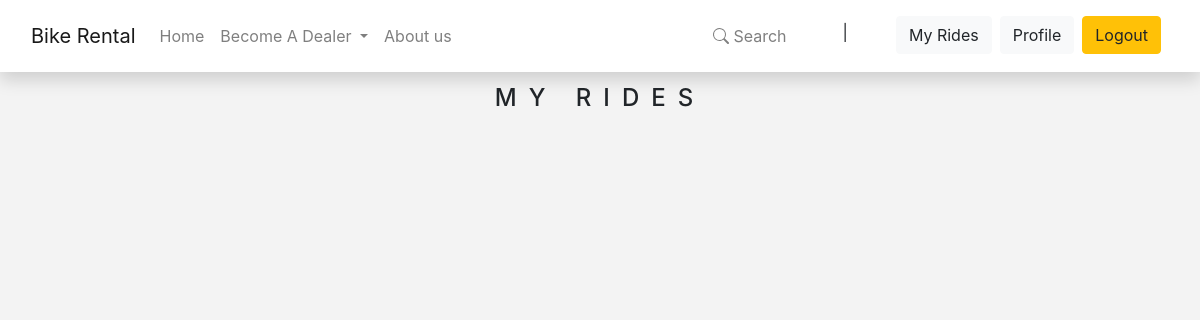
/customer/myrides/ (signed in), run on an earlier commit of the app's database.
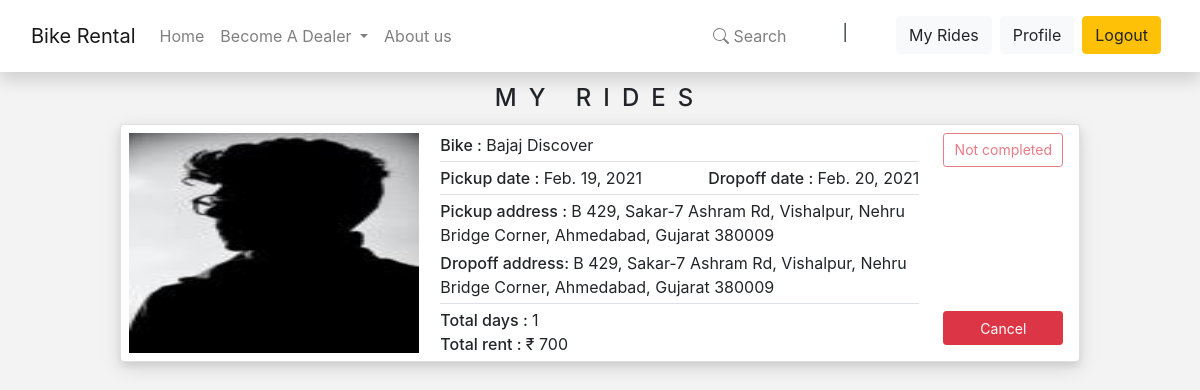
And on a later commit of the database.
### bike/models.py (models this page shows, shortened)
class Booking(models.Model):
    booking_id = models.IntegerField(primary_key=True, auto_created=True)
    bike = models.ForeignKey(Bike,on_delete=models.CASCADE, default='')
    customer = models.ForeignKey('customer.Customer',on_delete=models.CASCADE, default='')
    pickup_date = models.DateField(auto_now=False, auto_now_add=False)
    dropoff_date = models.DateField(auto_now=False, auto_now_add=False)
    is_completed = models.BooleanField(default=False)
    total_days = models.PositiveIntegerField(default=0)
    total_rent = models.PositiveIntegerField(default=0)

class Bike(models.Model):
    bike_id = models.IntegerField(primary_key=True, auto_created=True)
    owner = models.ForeignKey(Dealer, on_delete=models.CASCADE)
    bike_company = models.CharField(max_length=20, default=None)
    bike_model = models.CharField(max_length=30, default=None)
    reg_number = models.CharField(max_length=10, default='')
    seat_capacity = models.DecimalField(decimal_places=0, max_digits=1, default=2)
    bike_location = models.ForeignKey('bikerental.Location', on_delete=models.CASCADE, default='')
    rent_per_day = models.PositiveIntegerField(default=0,max_length=None)
    driven_kms = models.PositiveIntegerField(default=0, max_length=None)
    is_confirmed = models.BooleanField(default=False)
    is_on_halt = models.BooleanField(default=False)
    pickup_add = models.TextField(default='')
    dropoff_add = models.TextField(default='')
    image = models.ImageField(default=None, upload_to='bike_pics')

### customer/views.py (the view)
# urls.py: path('myrides/', views.my_rides, name='customer-myrides'),
@login_required
def my_rides(request):
    all_booking = list(Booking.objects.all())
    loggedin_userid = request.user.id
    user_booking = []
    count = 0
    for b in all_booking:
        if str(b.customer.user_id) == str(loggedin_userid):
            if date.today() > b.dropoff_date:
                b.is_completed = True
                b.save()
            user_booking.append(b)
            count = count + 1
    return render(request,'customer/myrides.html',{'user_booking': user_booking})

### customer/templates/customer/myrides.html (shortened to what this page needs)
{% extends 'bikerental/base.html' %}
{% load crispy_forms_tags %}
{% block content %}
<div class="row">
    <legend class="mt-0" id="myridesheading">MY RIDES</legend>
</div>
{% for booking in user_booking %}
<div class="row card no-gutters">
    <div class="col-4">
        <img src="{{ booking.bike.image.url }}" alt="" class="bikeimg">
    </div>
    <div class="col-6 pl-0">
        <div class="lead mt-2 border-bottom pb-1">Bike : <span>{{ booking.bike.bike_company }} {{booking.bike.bike_model}}</span></div>
        <div class="dates border-bottom py-1">
            <div class="lead">Pickup date : <span>{{ booking.pickup_date }}</span></div>
            <div class="lead">Dropoff date : <span>{{ booking.dropoff_date }}</span></div>
        </div>
        <div class="border-bottom py-1">
            <div class="lead mb-1">Pickup address : <span>{{ booking.bike.pickup_add }}</span></div>
            <div class="lead ">Dropoff address: <span>{{ booking.bike.dropoff_add }}</span></div>
        </div>
        <div class="pt-1">
            <div class="lead">Total days : <span>{{ booking.total_days }}</span></div>
            <div class="lead">Total rent : <span>&#8377 {{ booking.total_rent }}</span></div>
        </div>
    </div>
    <div class="col-2 buttons">
        <div class="pt-2 ml-4">
            {% if booking.is_completed %}
            <button type="button" class="btn btn-outline-success btn-sm myridesbutton" disabled>Completed</button>
            {% else %}
            <button type="button" class="btn btn-outline-danger btn-sm myridesbutton" disabled>Not completed</button>
            {% endif %}
        </div>
        <div class="pt-1 ml-4">
            {% if booking.is_completed %}
            {% else %}
            <form action="{% url 'customer-cancelbooking' %}" enctype="multipart/form-data" method="POST" class="">
                <button class="btn btn-danger btn-sm myridesbutton" value="{{ booking.booking_id }}"
                    name="cancelbutton">Cancel</button>
            </form>
            {% endif %}
        </div>
    </div>
</div>
{% endfor %}
{% endblock content %}

What changed in the data, as far as the page shows it:
added Booking: bike.image (picture), bike.bike_company "Bajaj", bike.bike_model "Discover", pickup_date "Feb. 19, 2021", dropoff_date "Feb. 20, 2021", bike.pickup_add "B 429, Sakar-7 Ashram Rd, Vishalpur, Nehru Bridge Corner, Ahmedabad, Gujarat 380009", bike.dropoff_add "B 429, Sakar-7 Ashram Rd, Vishalpur, Nehru Bridge Corner, Ahmedabad, Gujarat 380009", total_days "1", total_rent "700", is_completed "Not completed"
